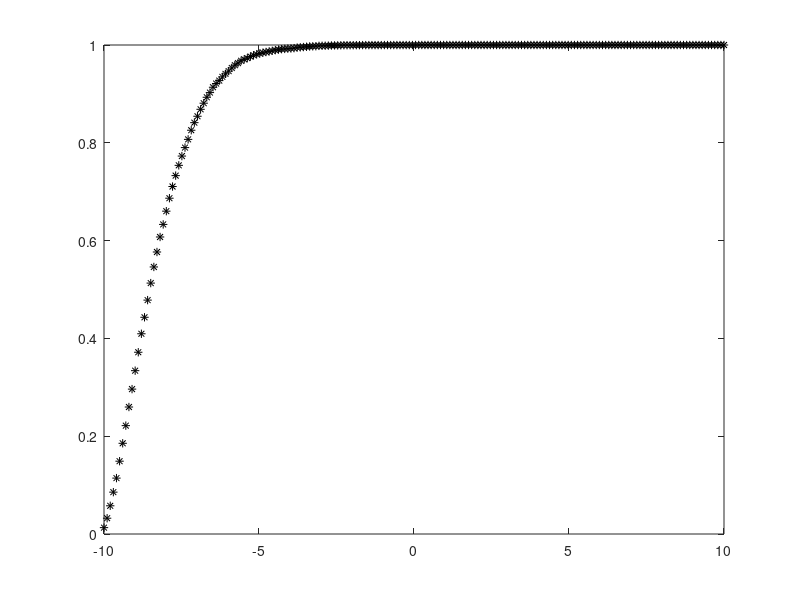
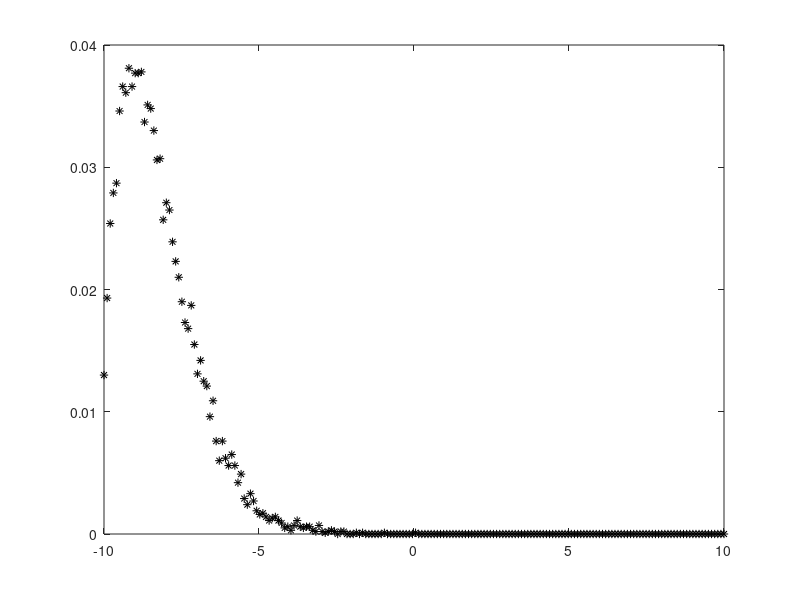

Here is the MATLAB script that generated these plots, in order:
function [ f ] = s_04_wejbull_simulating_exponential_u( )
               
    N=10000;
    sum1=0; sumofsqu1=0; mean1=0; var1=0;
    theta1=1;              % why is graph exploding at k=0.5,2.5
    k1=1.5;
    
    for i=1:N
      u(i)=rand();
      a1(i)=-theta1*log(1-u(i))^(1/k1);
      sum1=sum1+a1(i)/N;
      sumofsqu1=sumofsqu1+(a1(i)^2)/N;
    end

    var1=sumofsqu1-(sum1^2);
   
    disp(sum1);
    disp(var1); 
    
    xMax=10;
    delta_x=0.05;
    x=0;
    j=1;
    while x <= xMax
        x=x+delta_x;
        C1=0;
        z1=0;
        for i = 1 : N            
            if ((a1(i)<=x))
                C1=C1+1;
                if(a1(i)>x-delta_x)
                    z1=z1+1;
                end
            end            
        end
        Prob1(j)=C1/N;
        prob1(j)=z1/N;
        j=j+1;
    end
    
    xxasis=linspace(-xMax,xMax,j-1);
    figure
    plot( xxasis,Prob1,'k*')
    
    figure
    plot( xxasis,prob1,'k*')
    

end
